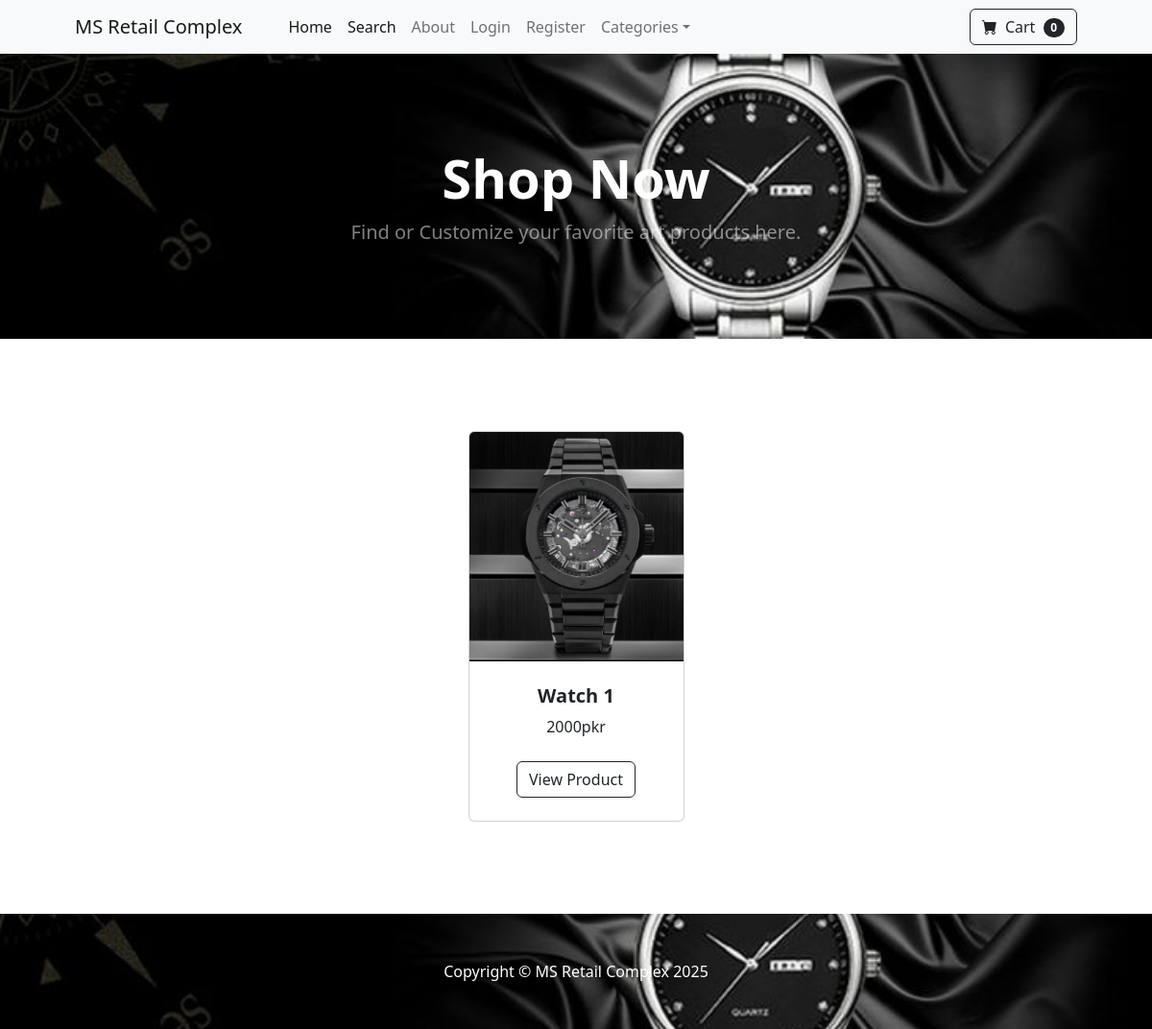
The page / on the database its author committed.
### store/models.py (models this page shows, shortened)
class Product(models.Model):
	name = models.CharField(max_length=100)
	price = models.DecimalField(default=0, decimal_places=0, max_digits=10)
	category = models.ForeignKey(Category, on_delete=models.CASCADE, default=1)
	description = models.CharField(max_length=250, default='', blank=True, null=True)
	image = models.ImageField(upload_to='uploads/product/')
	is_sale = models.BooleanField(default=False)
	sale_price = models.DecimalField(default=0, decimal_places=0, max_digits=10)

### store/views.py (the view)
# urls.py: path('', views.home, name='home'),
def home(request):
	products = Product.objects.all()
	return render(request, 'home.html', {'products':products})

### cart/cart.py (called while the page is built)
	def __len__(self):
		return len(self.cart)

### cart/context_processors.py (called while the page is built)
def cart(request):
	return {'cart': Cart(request)}

### store/templates/home.html
{% extends 'base.html' %}
{% block content %}
        <header class="bg-dark py-5">
            <div class="container px-4 px-lg-5 my-5">
                <div class="text-center text-white">
                    <h1 class="display-4 fw-bolder">Shop Now</h1>
                    <p class="lead fw-normal text-white-50 mb-0">Find or Customize your favorite art products here.</p>
                </div>
            </div>
        </header>
        <section class="py-5">
            <div class="container px-4 px-lg-5 mt-5">
                <div class="row gx-4 gx-lg-5 row-cols-2 row-cols-md-3 row-cols-xl-4 justify-content-center">
                {% for product in products %}
                    {% if product.is_sale %}
                    <div class="col mb-5">
                        <div class="card h-100">
                            <div class="badge bg-dark text-white position-absolute" style="top: 0.5rem; right: 0.5rem">Sale</div>
                            <img class="card-img-top" src="{{ product.image.url }}" alt="..." />
                            <div class="card-body p-4">
                                <div class="text-center">
                                    <h5 class="fw-bolder">{{ product.name }}</h5>
                <div class="d-flex justify-content-center small text-warning mb-2">
                <div class="bi-star-fill"></div>
                &nbsp;&nbsp;Sale!&nbsp;&nbsp;
                <div class="bi-star-fill"></div>
                </div>
                                    <strike>
                                    {{ product.price }}pkr
                                    </strike>
                                    &nbsp;
                                    {{ product.sale_price }}pkr
                                </div>
                            </div>
                            <div class="card-footer p-4 pt-0 border-top-0 bg-transparent">
    <div class="text-center">
        <a class="btn btn-outline-dark mt-auto" href="{% url 'product' product.id  %}">View Product</a>
    </div>
                            </div>
                        </div>
                    </div>
                    {% else %}
                <div class="col mb-5">
                        <div class="card h-100">
                            <img class="card-img-top" src="{{ product.image.url }}" alt="..." />
                            <div class="card-body p-4">
                                <div class="text-center">
                                    <h5 class="fw-bolder">{{ product.name }}</h5>
                                    {{ product.price }}pkr
                                </div>
                            </div>
                            <div class="card-footer p-4 pt-0 border-top-0 bg-transparent">
    <div class="text-center"><a class="btn btn-outline-dark mt-auto" href="{% url 'product' product.id %}">View Product</a></div>
                            </div>
                        </div>
                    </div>
                        {% endif %}
                    {% endfor %}
            </div>
        </section>
{% endblock %}

### rows shown on the page
Product: image (picture), name "Watch 1", price "2000"

### other values the page prints
{{ cart|length }} "0"
